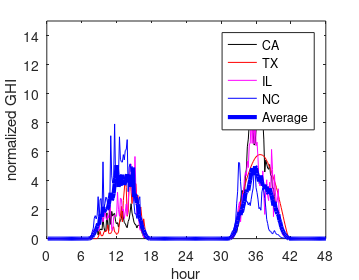
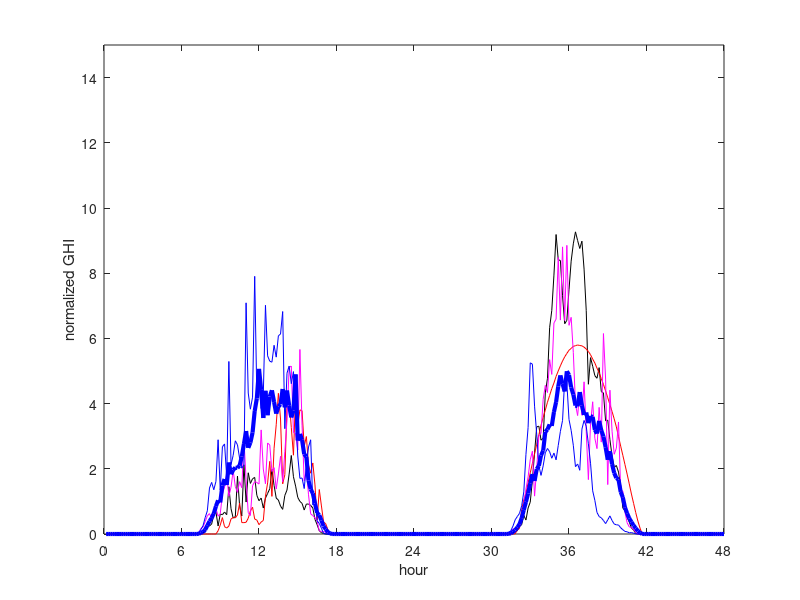

Recreate these plots in MATLAB, in order. (Note: this script raises an error after producing the figures.)
% renewable supplies
clear;
length = 288;
a = 10;
W1 = load('traces/wind_supply_week.csv');
S1 = load('traces/solar_supply_week.csv');
for i = 1:1:length
    S(i,:) = max(0,S1(2*i-1,:));
    W(i,:) = W1(i,:);
end
s_mean = mean(S(1:length,:));
w_mean = mean(W(1:length,:));
for i = 1:1:a
    S(:,i) = S(:,i)/s_mean(i);
    W(:,i) = W(:,i)/w_mean(i);
    W2(:,i) = W1(:,i)/max(W1(:,i))*30;
end


figure;
plot(1/6:1/6:288/6,S(:,1),'k',1/6:1/6:288/6,S(:,7),'r',1/6:1/6:288/6,S(:,4),'m',1/6:1/6:288/6,S(:,9),'b');
hold on
plot(1/6:1/6:288/6,mean(S(:,:)'),'b','LineWidth',3)
xlabel('hour');
ylabel('normalized GHI');
xlim([0,576/12]);
ylim([0,15]);
%set(gca,'YTick',[0:1:16]);
set(gca,'XTick',[0:6:576/12]);
set (gcf, 'PaperUnits', 'inches', 'PaperPosition', [0.1 0 3.6 2.8]);
legend('CA', 'TX', 'IL', 'NC','Average')
print ('-depsc', 'figs/solarTwoDay.eps');

figure;
h1 = plot(1/6:1/6:288/6,S(:,1),'k',1/6:1/6:288/6,S(:,7),'r',1/6:1/6:288/6,S(:,4),'m',1/6:1/6:288/6,S(:,9),'b');
hold on
h2 = plot(1/6:1/6:288/6,mean(S(:,:)'),'b','LineWidth',3)
xlabel('hour');
ylabel('normalized GHI');
xlim([0,576/12]);
ylim([0,15]);
set(gca,'XTick',[0:6:576/12]);
ah1 = gca;
l1 = legend(ah1,h1,'CA', 'TX', 'IL', 'NC', 2);
ah2=axes('position',get(gca,'position'), 'visible','off');
l2 = legend(ah2,h2,'Average',1);
LEG = findobj(l1,'type','text');
%set(LEG,'FontSize',10)
LEG = findobj(l2,'type','text');
%set(LEG,'FontSize',10)
set (gcf, 'PaperUnits', 'inches', 'PaperPosition', [0.1 0 2.8 2.1]);
print ('-depsc', 'figs/solarTwoDay.eps');


figure;
plot(1/6:1/6:288/6,W2(1:length,1),'k',1/6:1/6:288/6,W2(1:length,7),'r',1/6:1/6:288/6,W2(1:length,4),'m',1/6:1/6:288/6,W2(1:length,9),'b');
hold on
plot(1/6:1/6:288/6,mean(W2(1:length,:)'),'b','LineWidth',3)
xlabel('hour');
ylabel('wind power (kW)');
xlim([0,576/12]);
ylim([0,60]);
%set(gca,'YTick',[0:1:16]);
set(gca,'XTick',[0:6:576/12]);
set (gcf, 'PaperUnits', 'inches', 'PaperPosition', [0.1 0 3.6 2.8]);
legend('CA', 'TX', 'IL', 'NC','Average')
print ('-depsc', 'figs/windTwoDay.eps');

figure;
h1 = plot(1/6:1/6:288/6,W2(1:length,1),'k',1/6:1/6:288/6,W2(1:length,7),'r',1/6:1/6:288/6,W2(1:length,4),'m',1/6:1/6:288/6,W2(1:length,9),'b');
hold on
h2 = plot(1/6:1/6:288/6,mean(W2(1:length,:)'),'b','LineWidth',3);
xlabel('hour');
ylabel('wind power (kW)');
xlim([0,576/12]);
ylim([0,60]);
set(gca,'XTick',[0:6:576/12]);
ah1 = gca;
l1 = legend(ah1,h1,'CA', 'TX', 'IL', 'NC', 2);
ah2=axes('position',get(gca,'position'), 'visible','off');
l2 = legend(ah2,h2,'Average',1);
LEG = findobj(l1,'type','text');
%set(LEG,'FontSize',10)
LEG = findobj(l2,'type','text');
%set(LEG,'FontSize',10)

set (gcf, 'PaperUnits', 'inches', 'PaperPosition', [0.1 0 2.8 2.1]);
print ('-depsc', 'figs/windTwoDay.eps');






